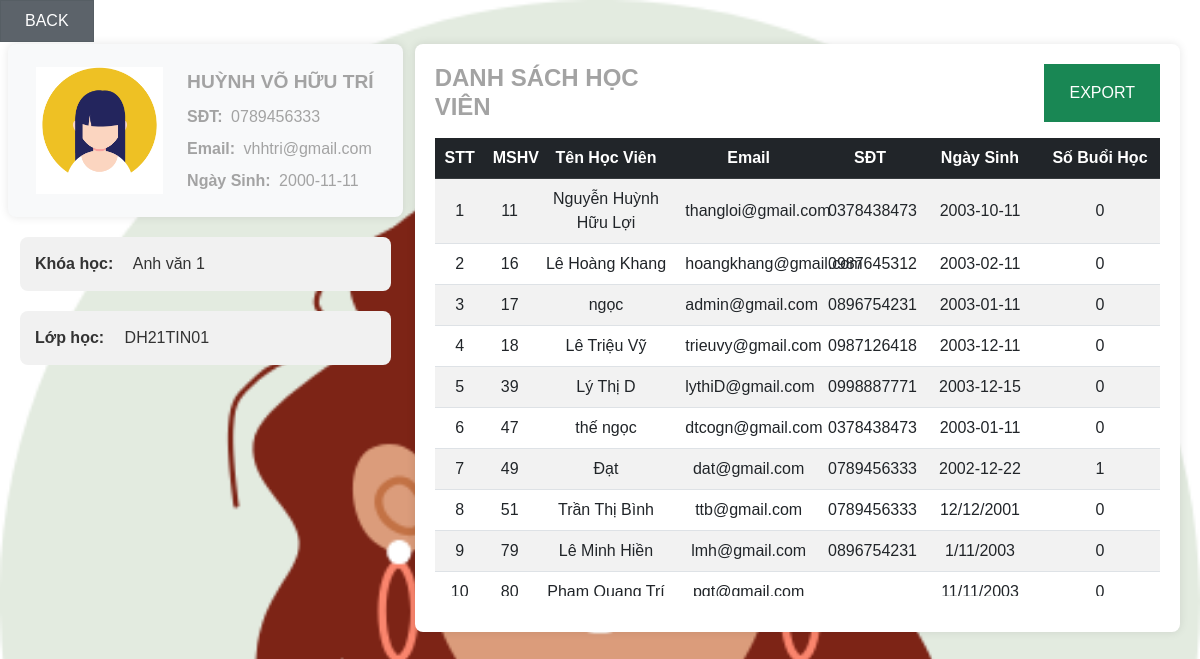
Page /DA2_QuanLyTrungTamKhoaHoc/route/route_lophoc/chitiet_lophoc.php?ID_LopHoc=1 on the committed database.
### tables this page shows
CREATE TABLE `giangvien` (
  `ID_GiangVien` int(11) NOT NULL,
  `TenGV` text NOT NULL,
  `AnhGV` text NOT NULL,
  `GioiTinh` text NOT NULL,
  `Email` text NOT NULL,
  `SDT` varchar(10) NOT NULL,
  `NgaySinh` text NOT NULL
);

CREATE TABLE `khoahoc` (
  `ID_KhoaHoc` int(11) NOT NULL,
  `ID_DanhMuc` int(11) NOT NULL,
  `TenKH` text NOT NULL,
  `AnhKH` text NOT NULL,
  `MoTa` text NOT NULL,
  `HocPhi` int(50) NOT NULL
);

CREATE TABLE `lophoc` (
  `ID_LopHoc` int(11) NOT NULL,
  `TenLop` text NOT NULL,
  `ID_KhoaHoc` int(11) NOT NULL,
  `ID_GiangVien` int(11) NOT NULL,
  `SoLuong_HV` int(11) NOT NULL,
  `TrangThai_Lop` text NOT NULL DEFAULT 'Đang học'
);

CREATE TABLE `hocvien_lophoc` (
  `ID_LopHoc` int(11) NOT NULL,
  `ID_HocVien` int(11) NOT NULL
);

CREATE TABLE `hocvien` (
  `ID_HocVien` int(11) NOT NULL,
  `TenHV` text NOT NULL,
  `AnhHV` text NOT NULL,
  `GioiTinh` text NOT NULL,
  `Email` text NOT NULL,
  `SDT` varchar(10) NOT NULL,
  `NgaySinh` varchar(50) NOT NULL,
  `TrangThai_HV` text NOT NULL DEFAULT 'Đang học'
);

### DA2_QuanLyTrungTamKhoaHoc/route/route_lophoc/lophoc.php (called while the page is built, shortened)
<?php
    class LopHoc{
        function conn(){
            return db_connect();
        }
    }
    class DS_LOPHOC extends LopHoc{
        function get($id_lophoc){
            $conn = $this->conn();
            $query = mysqli_query($conn, "SELECT * FROM lophoc WHERE ID_LopHoc = '$id_lophoc'");
            $result = mysqli_fetch_assoc($query);
            return $result;
        }
    }
?>

### DA2_QuanLyTrungTamKhoaHoc/route/route_giangvien/giangvien.php (called while the page is built, shortened)
<?php
    class GiangVien{
        function conn(){
            return db_connect();
        }
    }
    class DS_GIANGVIEN extends GiangVien{
        function get($id_giangvien){
            $conn = $this->conn();
            $query = mysqli_query($conn, "SELECT * FROM giangvien WHERE ID_GiangVien = $id_giangvien");
            $result = mysqli_fetch_assoc($query);
            return $result;
        }
    }
?>

### DA2_QuanLyTrungTamKhoaHoc/route/route_khoahoc/khoahoc.php (called while the page is built, shortened)
<?php
    class KhoaHoc{
        function conn(){
            return db_connect();
        }
    }
    class DS_KHOAHOC extends KhoaHoc{
        function get($id_khoahoc){
            $conn = $this->conn();
            $query = mysqli_query($conn, "SELECT * FROM khoahoc WHERE ID_KhoaHoc = $id_khoahoc");
            $result = mysqli_fetch_assoc($query);
            return $result;
        }
    }
?>

### DA2_QuanLyTrungTamKhoaHoc/route/route_LH_HV/lophoc_hocvien.php (called while the page is built, shortened)
<?php
    class HocVien_LopHoc{
        function conn(){
            return db_connect();
        }
    }
    class DS_HOCVIEN_LOPHOC extends HocVien_LopHoc{
        function get_hocvien_by_ID_LopHoc($id_lophoc){
            $conn = $this->conn();
            $query = mysqli_query($conn, "SELECT * FROM hocvien_lophoc WHERE ID_LopHoc = '$id_lophoc'");
            return $query;
        }
    }
?>

### DA2_QuanLyTrungTamKhoaHoc/route/route_hocvien/hocvien.php (called while the page is built, shortened)
<?php
    class HocVien{
        function conn(){
            return db_connect();
        }
    }
    class DS_HOCVIEN extends HocVien{
        function get($id_hocvien){
            $conn = $this->conn();
            $query = mysqli_query($conn, "SELECT * FROM hocvien WHERE ID_HocVien = $id_hocvien");
            $result = mysqli_fetch_assoc($query);
            return $result;
        }
    }
?>

### DA2_QuanLyTrungTamKhoaHoc/route/route_diemdanh/diemdanh.php (called while the page is built, shortened)
<?php
    class DiemDanh{
        function conn(){
            return db_connect();
        }
    }
    class DS_DIEMDANH extends DiemDanh{
        function SoBuoi_DD($id_hocvien){
            $conn = $this->conn();
            $query = "
                SELECT
                    COUNT(dd.ID_DiemDanh) AS TongSoBuoiDiemDanh
                FROM
                    diemdanh dd
                JOIN
                    lichhoc lich ON dd.ID_LichHoc = lich.ID_LichHoc
                JOIN
                    lophoc lh ON lich.ID_LopHoc = lh.ID_LopHoc
                WHERE
                    dd.TrangThai_DD = 'Có mặt' AND dd.ID_HocVien = ?
            ";
            $stmt = mysqli_prepare($conn, $query);
            $stmt->bind_param("i", $id_hocvien);
            $stmt->execute();
            $result = $stmt->get_result();
            $row = $result->fetch_assoc();
            $tongSoBuoi = $row['TongSoBuoiDiemDanh'] ?? 0;
            return $tongSoBuoi;
        }
    }
?>

### DA2_QuanLyTrungTamKhoaHoc/route/route_lophoc/chitiet_lophoc.php (the view, shortened to what this page needs)
<?php
    require_once "../../route/route_lophoc/lophoc.php";
    $get_id = $_GET['ID_LopHoc'];
    $lophoc = new DS_LOPHOC();
    $lophoc_info = $lophoc->get($get_id);
    require_once "../../route/route_giangvien/giangvien.php";
    $giangvien = new DS_GIANGVIEN();
    $giangvien_info = $giangvien->get($lophoc_info['ID_GiangVien']);
    require_once "../../route/route_khoahoc/khoahoc.php";
    $khoahoc = new DS_KHOAHOC();
    $khoahoc_info = $khoahoc->get($lophoc_info['ID_KhoaHoc']);
    require_once "../../route/route_LH_HV/lophoc_hocvien.php";
    $lophoc_hocvien = new DS_HOCVIEN_LOPHOC();
    $lophoc_hocvien_info = $lophoc_hocvien->get_hocvien_by_ID_LopHoc($get_id);
?>
<!DOCTYPE html>
<html lang="en">
    <head>
        <link rel="stylesheet" href="../../assets/bootstrap-5.3.0-alpha3-dist/css/bootstrap.min.css">
        <link rel="stylesheet" href="../../assets/css/header.css">
        <link rel="stylesheet" href="../../assets/css/chitiet_lophoc.css">
    </head>
<body>
    <button class="btn px-4 py-2 top-0 rounded-0 btn-secondary position-fixed btn-back" onclick="window.location.href='../../pages/admin_pages/index.php'">BACK</button>
    <main>
        <div class="container mt-4">
            <div class="row">
                <div class="col-md-4">
                    <div class="giangvien row p-3 mb-3">
                        <img src="../route_giangvien/ANHGV/<?=$giangvien_info['AnhGV']?>" alt="Giảng viên" class="col-5">
                        <div class="info_giangvien col">
                            <div class="tengv text-uppercase my-2"><?=$giangvien_info['TenGV']?></div>
                            <div class="sdt_giangvien my-2"><strong class="me-1">SĐT: </strong><?=$giangvien_info['SDT']?></div>
                            <div class="email_giangvien my-2"><strong class="me-1">Email: </strong><?=$giangvien_info['Email']?></div>
                            <div class="ngaysinh_giangvien my-2"><strong class="me-1">Ngày Sinh: </strong><?=$giangvien_info['NgaySinh']?></div>
                        </div>
                    </div>
                    <div class="khoahoc">
                        <strong class="me-3">Khóa học:</strong> <?=$khoahoc_info['TenKH']?>
                    </div>
                    <div class="lophoc">
                        <strong class="me-3">Lớp học:</strong> <?=$lophoc_info['TenLop']?>
                    </div>
                </div>
                <div class="col-md-8">
                    <div class="table-container">
                        <div class="head d-flex justify-content-between mb-3 row">
                            <h4 class="m-0 d-flex align-items-center text-uppercase fw-bold col">Danh Sách Học Viên</h4>
                            <div class="gap-3 d-flex justify-content-end col-8">
                                <button class="btn btn-success px-4 text-uppercase rounded-0" onclick="location.href='./export_DSHV.php?ID_LopHoc=<?php echo $get_id; ?>'">Export</button>
                            </div>
                        </div>
                        <table class="table table-striped table-hover text-center">
                            <thead class="table-dark">
                                <tr>
                                    <th style="width: 50px;">STT</th>
                                    <th style="width: 50px;">MSHV</th>
                                    <th>Tên Học Viên</th>
                                    <th>Email</th>
                                    <th style="width: 100px;">SĐT</th>
                                    <th style="width: 120px;">Ngày Sinh</th>
                                    <th style="width: 120px;">Số Buổi Học</th>
                                </tr>
                            </thead>
                            <tbody>
                                <?php
                                    $num=0;
                                    while($lophoc_info_hv = mysqli_fetch_assoc($lophoc_hocvien_info)){
                                        require_once "../../route/route_diemdanh/diemdanh.php";
                                        $diemdanh = new DS_DIEMDANH();
                                        $soBuoiHoc = $diemdanh->SoBuoi_DD($lophoc_info_hv['ID_HocVien']);
                                        $num++;
                                        require_once "../../route/route_hocvien/hocvien.php";
                                        $hocvien = new DS_HOCVIEN();
                                        $hocvien_info = $hocvien->get($lophoc_info_hv['ID_HocVien']);
                                ?>
                                    <tr>
                                        <td class="align-middle" style="width: 50px;"><?=$num?></td>
                                        <td class="align-middle" style="width: 50px;"><?=$hocvien_info['ID_HocVien']?></td>
                                        <td class="align-middle"><?=$hocvien_info['TenHV']?></td>
                                        <td class="align-middle"><?=$hocvien_info['Email']?></td>
                                        <td class="align-middle" style="width: 100px;"><?=$hocvien_info['SDT']?></td>
                                        <td class="align-middle" style="width: 120px;"><?=$hocvien_info['NgaySinh']?></td>
                                        <td class="align-middle" style="width: 120px;"><?=$soBuoiHoc?></td>
                                    </tr>
                                <?php } ?>
                            </tbody>
                        </table>
                    </div>
                </div>
            </div>
        </div>
    </main>
</body>
</html>

### DA2_QuanLyTrungTamKhoaHoc/assets/css/header.css (style rules this page uses)
* { margin: 0; padding: 0; box-sizing: border-box; }
html { scroll-behavior: smooth; }
body { font-family: "Poppins", sans-serif; color: #A3A3A3; }

### DA2_QuanLyTrungTamKhoaHoc/assets/css/chitiet_lophoc.css (style rules this page uses)
body { background-image: url(../../assets/images/banner_edit/5.png); background-size: cover; }
.container { max-width: 1400px; margin: 0 auto; padding: 20px; }
.lophoc, .khoahoc { margin-top: 20px; background-color: #f1f1f1; padding: 15px; border-radius: 8px; font-size: 1rem; color: #333; }
.giangvien { background-color: #f8f9fa; border-radius: 8px; box-shadow: 0px 0px 10px rgba(0, 0, 0, 0.1); display: flex; align-items: center; }
.info_giangvien { font-size: 1rem; }
.tengv { font-weight: bold; font-size: 1.2rem; margin-bottom: 10px; }
.table-container { background-color: #ffffff; border-radius: 8px; box-shadow: 0px 0px 10px rgba(0, 0, 0, 0.1); padding: 20px; }
.table-container tbody { display: block; max-height: 50vh; overflow-y: auto; width: 100%; }
.table-container thead, .table-container tbody tr { display: table; width: 100%; table-layout: fixed; }
.table-container thead th { text-align: center; }

### rows in the picture
giangvien: AnhGV (picture), TenGV "HUỲNH VÕ HỮU TRÍ", SDT "0789456333", Email "vhhtri@gmail.com", NgaySinh "2000-11-11"
khoahoc: TenKH "Anh văn 1"
lophoc: TenLop "DH21TIN01"
hocvien_lophoc: ID_HocVien.ID_HocVien "11", ID_HocVien.TenHV "Nguyễn Huỳnh Hữu Lợi", ID_HocVien.Email "thangloi@gmail.com", ID_HocVien.SDT "0378438473", ID_HocVien.NgaySinh "2003-10-11", soBuoiHoc "0"
hocvien_lophoc: ID_HocVien.ID_HocVien "16", ID_HocVien.TenHV "Lê Hoàng Khang", ID_HocVien.Email "hoangkhang@gmail.com", ID_HocVien.SDT "0987645312", ID_HocVien.NgaySinh "2003-02-11", soBuoiHoc "0"
hocvien_lophoc: ID_HocVien.ID_HocVien "17", ID_HocVien.TenHV "ngọc", ID_HocVien.Email "admin@gmail.com", ID_HocVien.SDT "0896754231", ID_HocVien.NgaySinh "2003-01-11", soBuoiHoc "0"
hocvien_lophoc: ID_HocVien.ID_HocVien "18", ID_HocVien.TenHV "Lê Triệu Vỹ", ID_HocVien.Email "trieuvy@gmail.com", ID_HocVien.SDT "0987126418", ID_HocVien.NgaySinh "2003-12-11", soBuoiHoc "0"
hocvien_lophoc: ID_HocVien.ID_HocVien "39", ID_HocVien.TenHV "Lý Thị D", ID_HocVien.Email "lythiD@gmail.com", ID_HocVien.SDT "0998887771", ID_HocVien.NgaySinh "2003-12-15", soBuoiHoc "0"
hocvien_lophoc: ID_HocVien.ID_HocVien "47", ID_HocVien.TenHV "thế ngọc", ID_HocVien.Email "dtcogn@gmail.com", ID_HocVien.SDT "0378438473", ID_HocVien.NgaySinh "2003-01-11", soBuoiHoc "0"
hocvien_lophoc: ID_HocVien.ID_HocVien "49", ID_HocVien.TenHV "Đạt", ID_HocVien.Email "dat@gmail.com", ID_HocVien.SDT "0789456333", ID_HocVien.NgaySinh "2002-12-22", soBuoiHoc "1"
hocvien_lophoc: ID_HocVien.ID_HocVien "51", ID_HocVien.TenHV "Trần Thị Bình", ID_HocVien.Email "ttb@gmail.com", ID_HocVien.SDT "0789456333", ID_HocVien.NgaySinh "12/12/2001", soBuoiHoc "0"
hocvien_lophoc: ID_HocVien.ID_HocVien "79", ID_HocVien.TenHV "Lê Minh Hiền", ID_HocVien.Email "lmh@gmail.com", ID_HocVien.SDT "0896754231", ID_HocVien.NgaySinh "1/11/2003", soBuoiHoc "0"
hocvien_lophoc: ID_HocVien.ID_HocVien "80", ID_HocVien.TenHV "Phạm Quang Trí", ID_HocVien.Email "pqt@gmail.com", ID_HocVien.NgaySinh "11/11/2003", soBuoiHoc "0"
